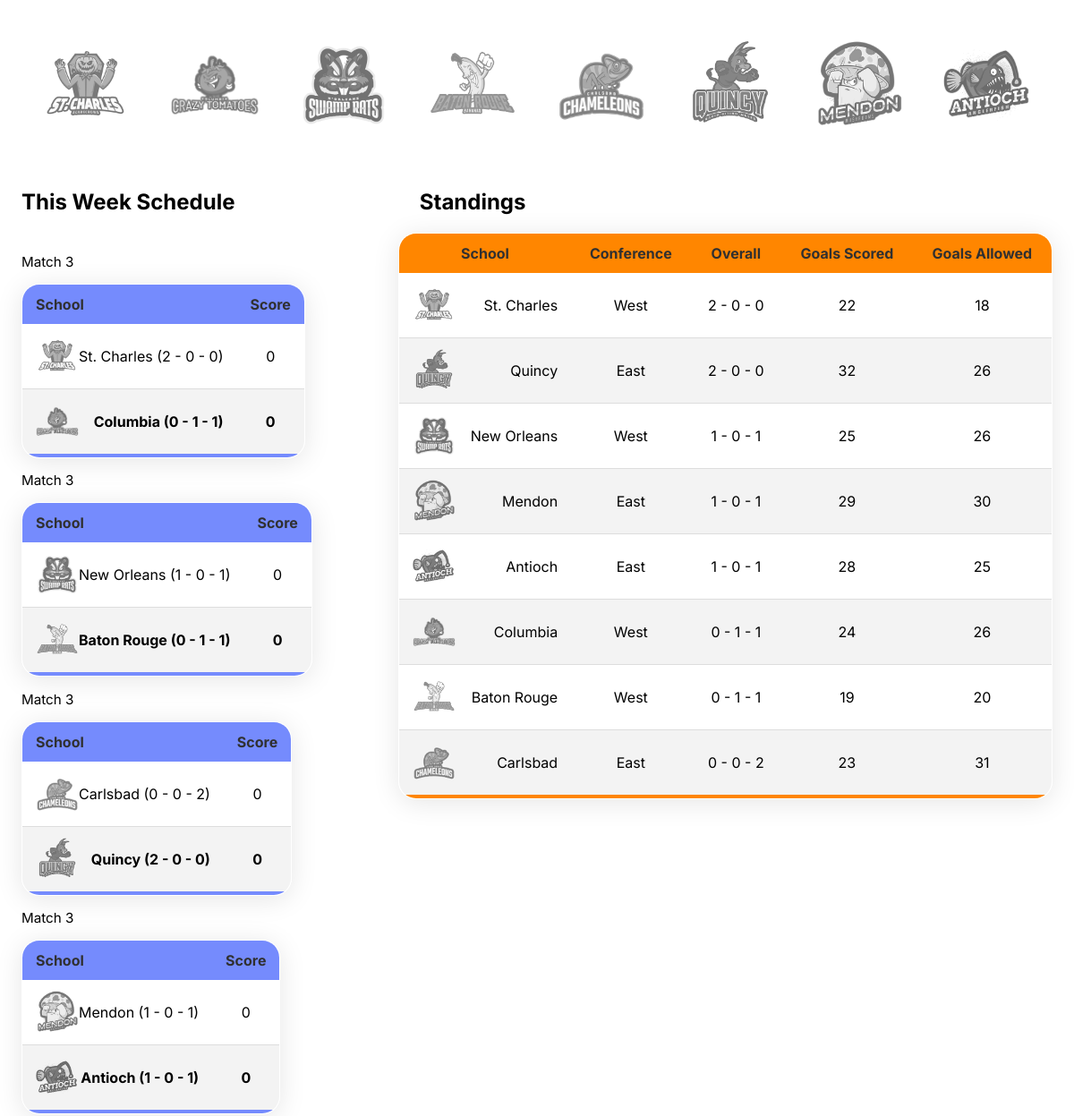
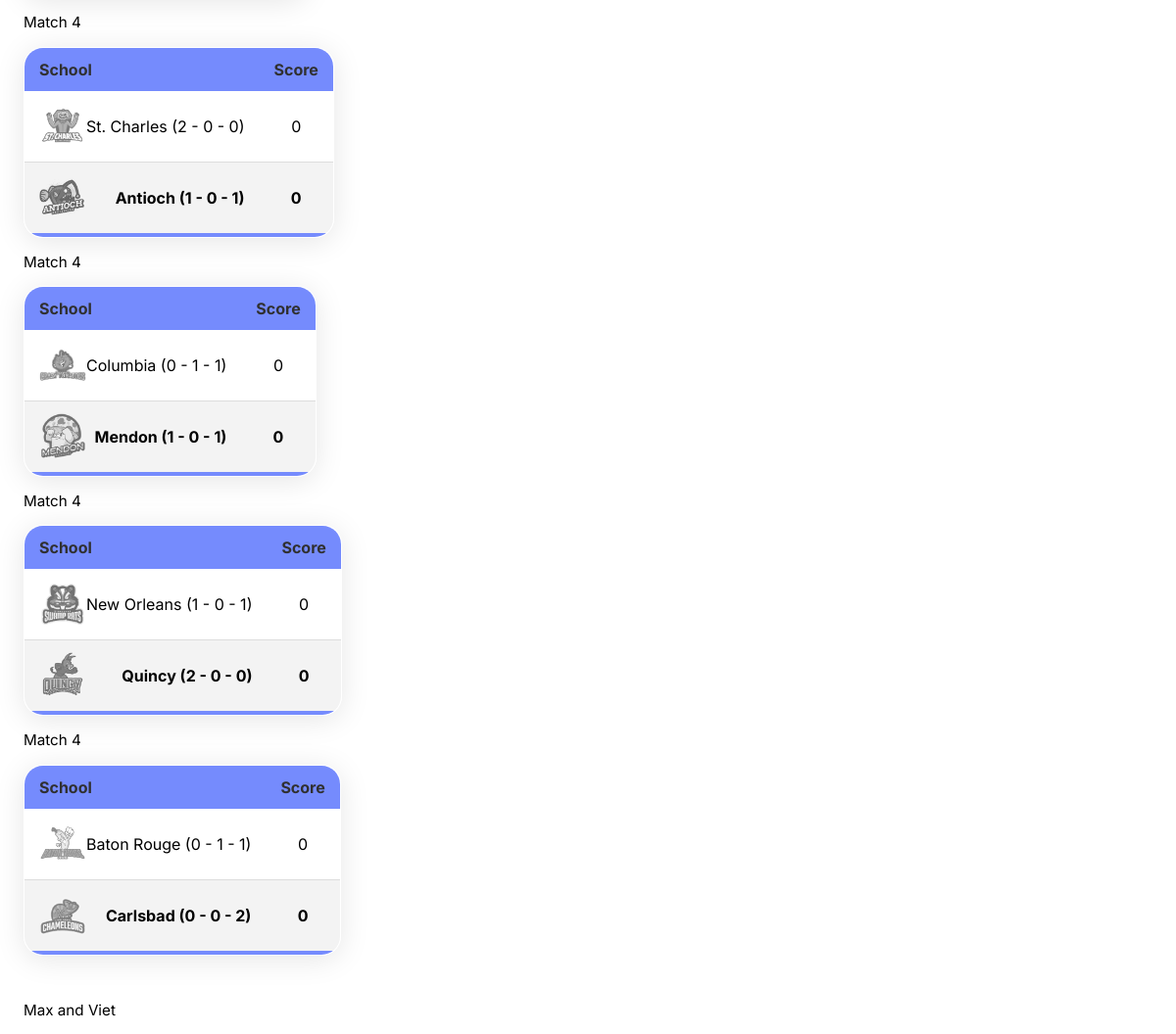
Before: / (lower part) with the older database file (2 pictures, top to bottom).
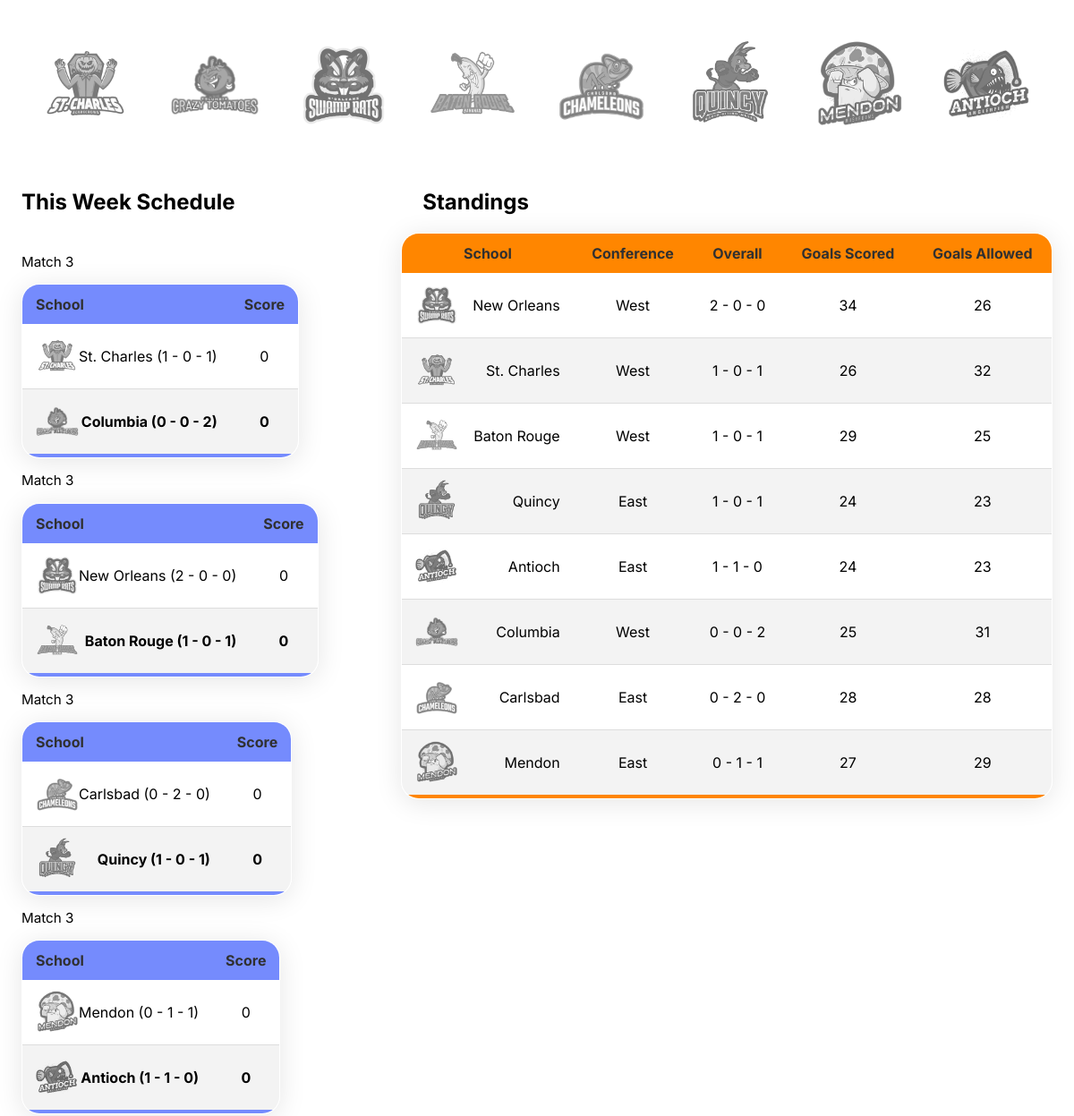
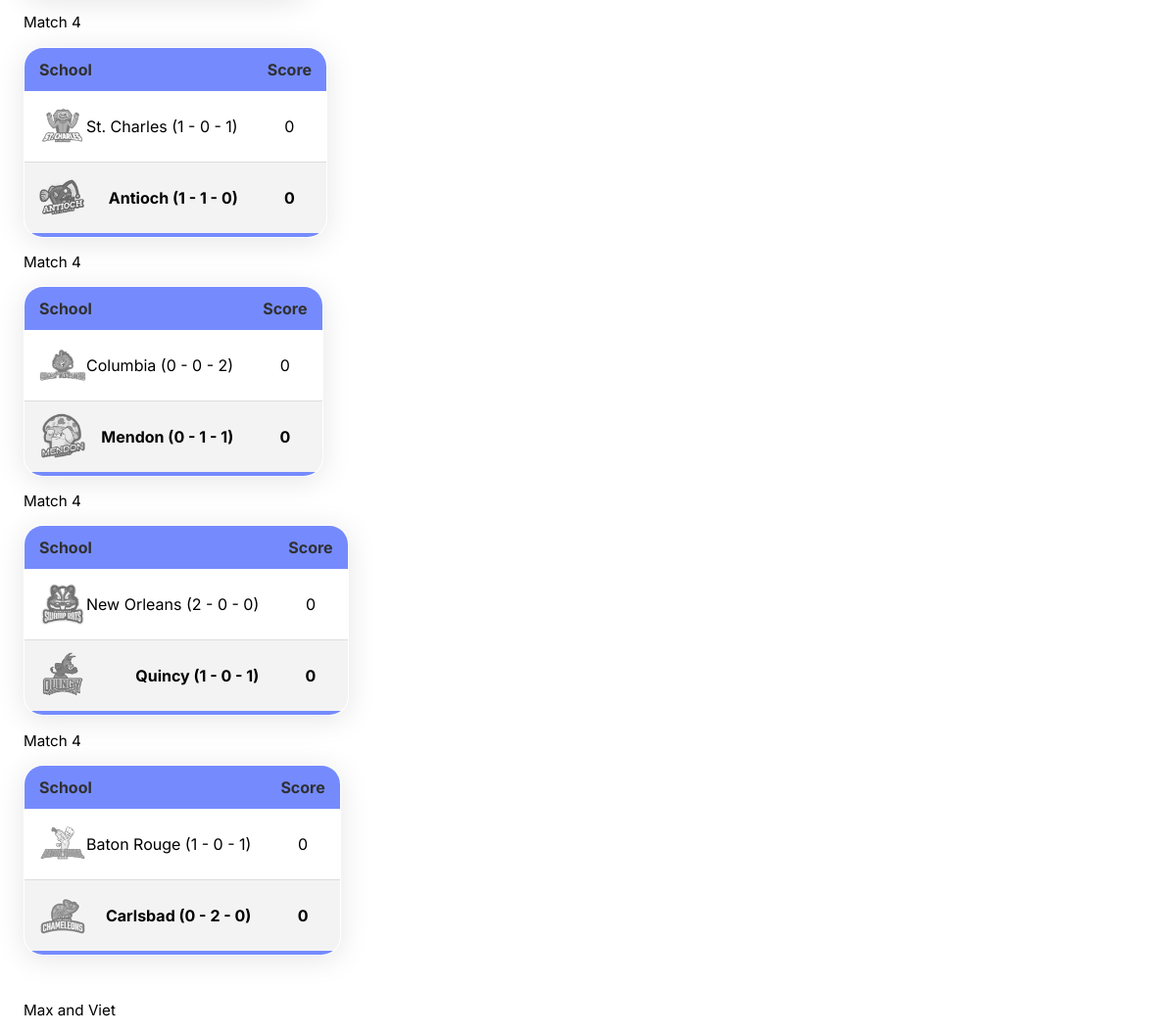
After: the same page with the newer database file (2 pictures, top to bottom).
### tables this page shows
CREATE TABLE teams (
  team_id INTEGER NOT NULL PRIMARY KEY AUTOINCREMENT,
  name varchar(30) NOT NULL,
  city varchar(30) NOT NULL,
  nickname varchar(30) NOT NULL,
  coach_id INTEGER NOT NULL,
  abb varchar(3) NOT NULL,
  short_name varchar(30) NOT NULL,
  division varchar(100) DEFAULT NULL,
  cp INTEGER NOT NULL DEFAULT '0',
  cp_used INTEGER NOT NULL DEFAULT '0',
  recruiting_poINTEGERs INTEGER NOT NULL DEFAULT '0',
  active char(1) NOT NULL DEFAULT 'Y',
  overall INTEGER NOT NULL DEFAULT '0',
  aggression INTEGER NOT NULL DEFAULT '0',
  logo text NOT NULL Default '0'
);

CREATE TABLE standings (
  id int DEFAULT NULL,
  season int DEFAULT NULL,
  team_id int DEFAULT NULL,
  wins int DEFAULT NULL,
  ties int DEFAULT NULL,
  losses int DEFAULT NULL,
  goals_scored int DEFAULT NULL,
  goals_against int DEFAULT NULL,
  competition_abb text,
  competition_type text,
  group_id text
);

CREATE TABLE schedule (
  schedule_id INTEGER DEFAULT NULL PRIMARY KEY AUTOINCREMENT,
  season INTEGER DEFAULT NULL,
  match_number INTEGER DEFAULT NULL,
  home_id INTEGER DEFAULT NULL,
  away_id INTEGER DEFAULT NULL,
  home_goals INTEGER DEFAULT NULL,
  away_goals INTEGER DEFAULT NULL,
  match_type text,
  competition_abb text,
  competition_type text,
  tiebreaker text,
  played text,
  commentary text,
  boxscore text,
  debug text,
  html_report text,
  home_rating double DEFAULT NULL,
  away_rating double DEFAULT NULL
);

### main.py (the view)
@app.route('/')
def index():
  conn = get_db_connection()
  teams = conn.execute('SELECT * FROM teams').fetchall()
  conn.close()
  conn = get_db_connection()
  standings = conn.execute(
    'SELECT teams.team_id AS id, teams.logo AS logo, teams.name AS name, teams.division as division, standings.wins AS wins, standings.ties AS ties, standings.losses AS losses, standings.goals_scored AS scored, standings.goals_against AS against FROM teams INNER JOIN standings ON teams.team_id = standings.team_id WHERE standings.competition_type = "L" ORDER BY(standings.wins) desc'
  ).fetchall()
  conn = get_db_connection()
  schedule = conn.execute(
    'SELECT * FROM schedule where played = "N" LIMIT 8').fetchall()
  conn.close()
  conn = get_db_connection()
  homeschedule = conn.execute(
    'SELECT teams.* FROM schedule INNER JOIN teams ON teams.team_id = schedule.home_id'
  ).fetchall()
  conn.close()
  conn = get_db_connection()
  awayschedule = conn.execute(
    'SELECT teams.* FROM schedule INNER JOIN teams ON teams.team_id = schedule.away_id'
  ).fetchall()
  conn.close()
  return render_template('index.html',
                         title="Home",
                         teams=teams,
                         standings=standings,
                         schedule=schedule,
                         homeschedule=homeschedule,
                         awayschedule=awayschedule)

### main.py (called while the page is built)
def get_db_connection():
  conn = sqlite3.connect('database.db')
  conn.row_factory = sqlite3.Row
  return conn

### templates/index.html (shortened to what this page needs)
{% extends 'template.html' %}
{% block content %}
<section class="header-img adjust">
    <div id="canvas_body_div">
    </div>
    <div class="overlay-text">
      <div class="background-gradient">
      </div>
    </div>
</section>
    </header>
    <main class="adjust">
        <section class="teams flex">
          {% for team in teams %}
            {% set url = team['logo'] %}
            <a href="{{ url_for('displayTeam', id=team['team_id']) }}" class="team-logo-wrapper">
                <img class="grey-filter" src="{{ url_for('static',filename=team['logo']) }}" alt="{{ team['name'] }}">
            </a>
          {% endfor %}
        </section>
        <section class="split">
            <aside class="standing">
                <h2>Standings</h2>
                <table class="styled-table index-table glass">
                  <thead>
                      <tr>
                          <th align ="center">School</th>
                          <th align ="center">Conference</th>
                          <th align ="center">Overall</th>
                          <th align ="center">Goals Scored</th>
                          <th align ="center">Goals Allowed</th>
                      </tr>
                  </thead>
                  <tbody>
                    {% for stand in standings %}
                      <tr>
                          <td>
                            <a href="{{ url_for('displayTeam', id=stand['id']) }}" class="team-logo-wrapper">
                                <img class="grey-filter" src="{{ url_for('static',filename=stand['logo']) }}" alt="{{ stand['id'] }}">
                            </a>
                            {{ stand["name"] }}
                          </td>
                          <td align ="center">{{ stand["division"] }}</td>
                          <td align ="center">{{ stand["wins"] }} - {{ stand["ties"] }} - {{ stand["losses"] }}</td>
                          <td align ="center">{{ stand["scored"] }}</td>
                          <td align ="center">{{ stand["against"] }}</td>
                      </tr>
                    {%endfor%}
                  </tbody>
              </table>
            </aside>
          <article>
            <h2>This Week Schedule</h2>
            <section>
          {% for sched in schedule %}
          <p>Match {{ sched['match_number'] }}</p>
          <table class="styled-table glass">
            <thead>
                <tr>
                    <th>School</th>
                    <th>Score</th>
                </tr>
            </thead>
            <tbody>
                {% for t in teams %}
                  {% if sched['home_id'] == t['team_id']  %}
                  <tr>
                        <td>
                              <a href="{{ url_for('displayTeam', id=sched['home_id']) }}" class="team-logo-wrapper">
                                  <img class="grey-filter" src="{{ url_for('static',filename=t['logo']) }}" alt="{{ sched['home_id'] }}">
                              </a>
                          {% for stand in standings %}
                            {% if sched['home_id'] == stand['id'] %}
                              {{ t["name"] }} ({{  stand["wins"]  }} - {{  stand["ties"]  }} - {{  stand["losses"]  }})
                            {% endif %}
                          {% endfor %}
                        </td>
                      <td align ="center">{{ sched['home_goals'] }}</td>
                  {% endif %}
                {% endfor %}
                </tr>
              {% for t in teams %}
                {% if sched['away_id'] == t['team_id']  %}
                <tr class="active-row">
                    <td>
                      <a href="{{ url_for('displayTeam', id=sched['away_id']) }}" class="team-logo-wrapper">
                                <img class="grey-filter" src="{{ url_for('static',filename=t['logo']) }}" alt="{{ sched['away_id'] }}"></a>
                          {% for stand in standings %}
                            {% if sched['away_id'] == stand['id'] %}
                              {{ t["name"] }} ({{  stand["wins"]  }} - {{  stand["ties"]  }} - {{  stand["losses"]  }})
                            {% endif %}
                          {% endfor %}</td>
                    <td align ="center">{{ sched['away_goals'] }}</td>
                </tr>
                {% endif %}
              {% endfor %}
            </tbody>
        </table>
        {% endfor %}
      </section>
      </section>
    </main>
{% endblock %}

### templates/template.html
{% include "include/header.html" %}
{% block content %} {% endblock %}
{% include "include/footer.html" %}

### templates/include/header.html (shortened to what this page needs)
<!DOCTYPE html>
<html lang="en">
<head>
  <link rel="stylesheet" href="{{ url_for('static', filename='style.css') }}">
  <link rel="stylesheet" href="{{ url_for('static', filename='responsiveNavBar.css') }}" />
</head>
<body>
    <header class="container">

### templates/include/footer.html (shortened to what this page needs)
<footer>
        <div class="adjust">
            <p>Max and Viet</p>
        </div>
    </footer>
</body>
</html>

### static/style.css (style rules this page uses)
:root { --font-family: 'Inter', sans-serif; --font-display: 'Bebas Neue', sans-serif; --hero-blue: #386fa4; --secondary-blue: #758bfd; --accent-yellow: #ff8600; --border-radius: 20px; --border-radius-small: 10px; }
* { font-family: var(--font-family); -webkit-box-sizing: border-box; -moz-box-sizing: border-box; box-sizing: border-box; }
body { margin: 0; padding: 0; }
body { position: relative; }
body p { font-size: 0.95em; }
.container { width: 100%; }
.adjust { margin-left: auto; margin-right: auto; padding-left: 2%; padding-right: 2%; }
section { padding-top: 2%; padding-bottom: 2%; position: relative; }
.header-img { position: relative; padding-top: 100px; height: 600px; overflow: hidden; }
.overlay-text, .background-gradient, .team-info-grid { position: absolute; top: 0; left: 0; bottom: 0; padding: 110px calc(2% + 10px) calc(2% + 10px) calc(2% + 10px); width: 100%; height: 100%; }
.overlay-text { display: grid; opacity: 0; animation: transition-table 0.5s ease-out forwards; animation-delay: 100ms; }
.background-gradient { display: grid; justify-content: end; align-content: center; padding-right: 10%; }
#canvas_body_div { position: absolute; top: 0; left: 0; bottom: 0; padding: 100px 2% 2% 2%; width: 100%; height: 100%; z-index: -1; border-radius: var(--border-radius); }
.flex { display: flex; display: -webkit-flex; display: -ms-flexbox; }
.grey-filter { filter: grayscale(1); transition: .25s; }
.team-logo-wrapper { display: flex; height: 100px; align-items: center; flex: auto; justify-content: center; opacity: .6; transition: .25s; }
.team-logo-wrapper img { display: inline-block; vertical-align: bottom; object-fit: contain; max-width: 100%; height: 100%; }
.glass { background: rgba(255, 255, 255, 0.60); box-shadow: 0 4px 30px rgba(0, 0, 0, 0.1); backdrop-filter: blur(12.4px); -webkit-backdrop-filter: blur(10.4px); border: 1px solid rgba(255, 255, 255, 0.4); }
.split { display: grid; gap: 2em; }
.split article { grid-column: 1; grid-row: 1; }
aside { grid-column: 2; }
.standing h2 { padding: 0 1em; }
.standing table { width: 100%; }
footer { width: 100%; }
.styled-table { border-collapse: collapse; border-radius: var(--border-radius); overflow: hidden; }
.index-table thead tr { background-color: var(--accent-yellow) !important; color: black; text-align: left; }
.styled-table thead tr { background-color: var(--secondary-blue); color: #303030; text-align: left; }
.styled-table th, .styled-table td { padding: 12px 15px; }
.styled-table tbody tr { border-bottom: 1px solid #dddddd; }
.styled-table tbody tr td:first-child { display: flex; flex-direction: row; align-items: center; }
.styled-table tbody tr td:first-child .team-logo-wrapper { height: 48px; justify-content: start; opacity: .6; gap: 10px; transition: .25s; }
.styled-table tbody tr:nth-of-type(even) { background-color: #f3f3f3; }
.styled-table tbody tr:last-of-type { border-bottom: 5px solid var(--secondary-blue); }
.index-table tbody tr:last-of-type { border-bottom: 5px solid var(--accent-yellow); }
.styled-table tbody tr.active-row { font-weight: bold; color: #000000; }

### static/responsiveNavBar.css (style rules this page uses)
:root { --font-family: 'Inter', sans-serif; --hero-blue: #386fa4; --secondary-blue: #758bfd; --accent-yellow: #ff8600; }

Changed rows visible on the page:
changed standings "New Orleans": wins "1" → "2"; losses "1" → "0"; scored "25" → "34"; moves up the list
changed standings "St. Charles": wins "2" → "1"; losses "0" → "1"; scored "22" → "26"; against "18" → "32"
changed standings "Baton Rouge": wins "0" → "1"; ties "1" → "0"; scored "19" → "29"; against "20" → "25"; moves up the list
changed standings "Quincy": wins "2" → "1"; losses "0" → "1"; scored "32" → "24"; against "26" → "23"
changed standings "Antioch": ties "0" → "1"; losses "1" → "0"; scored "28" → "24"; against "25" → "23"
changed standings "Columbia": ties "1" → "0"; losses "1" → "2"; scored "24" → "25"; against "26" → "31"
changed standings "Carlsbad": ties "0" → "2"; losses "2" → "0"; scored "23" → "28"; against "31" → "28"
changed standings "Mendon": wins "1" → "0"; ties "0" → "1"; scored "29" → "27"; against "30" → "29"; moves down the list
